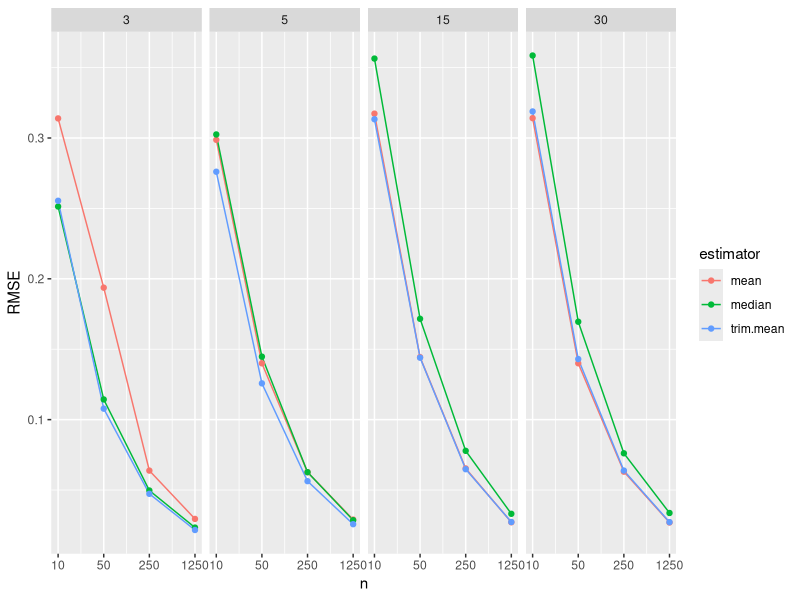
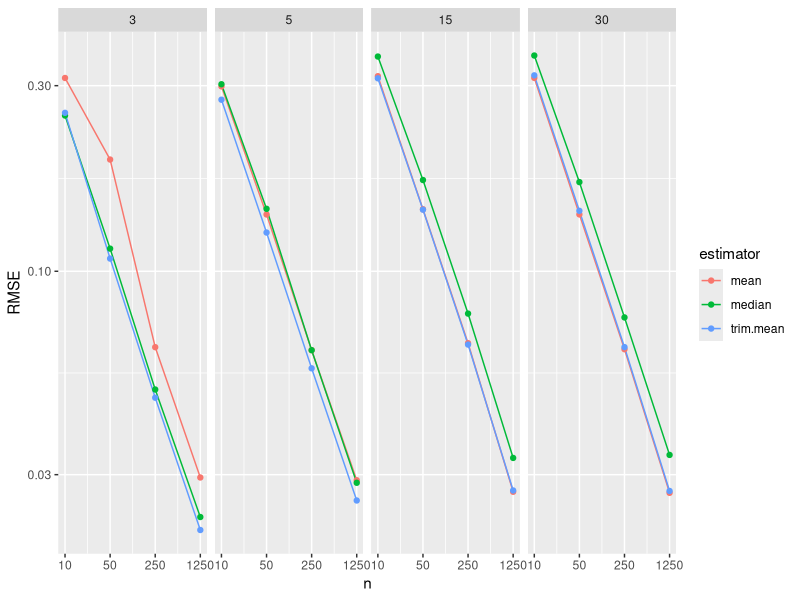
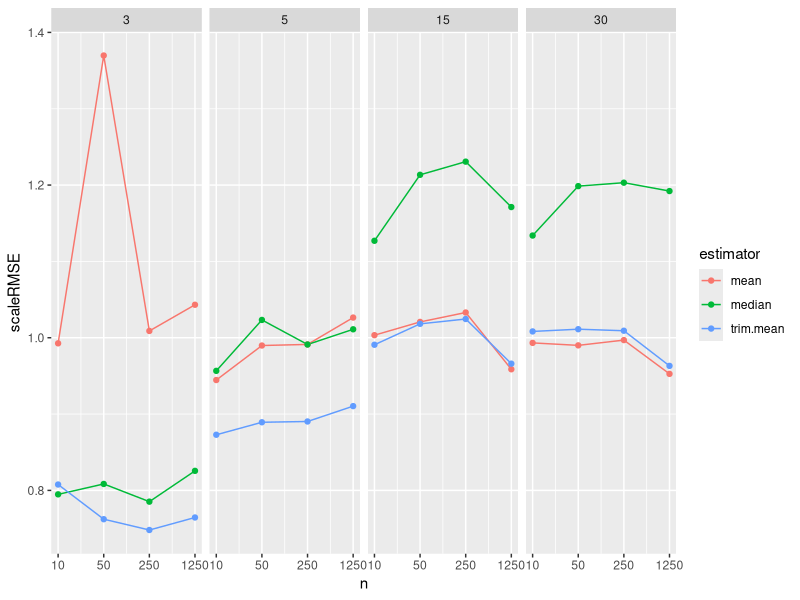
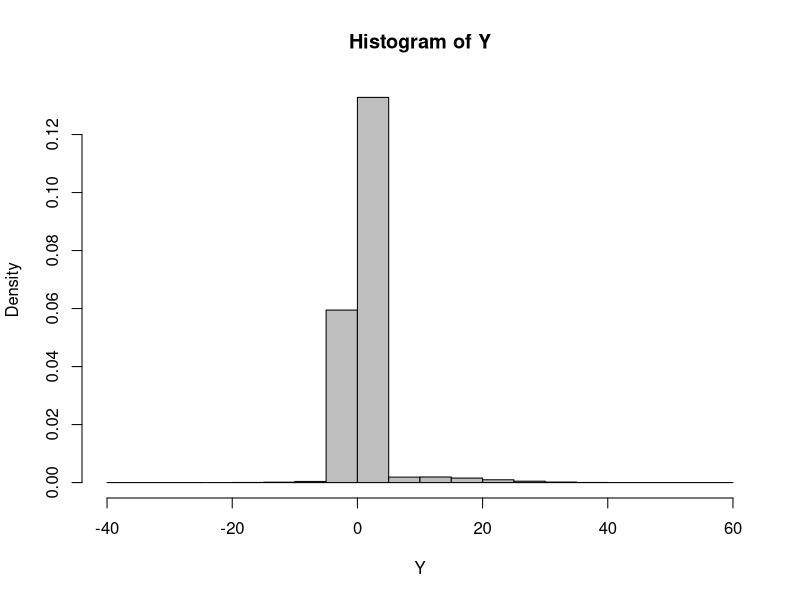
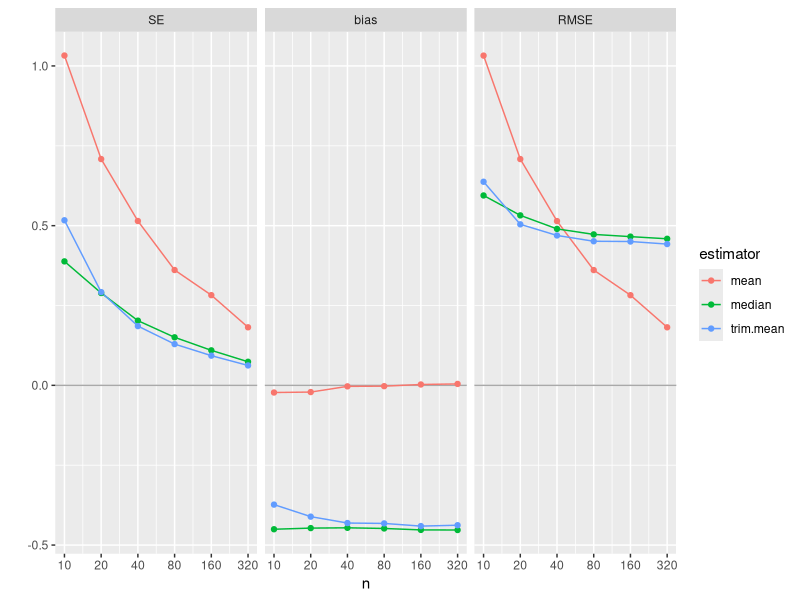

Write R code to recreate these figures, in order.
## ---- chunk 1
library( tidyverse )
rm( list = ls() )
## ---- chunk 2
gen.data = function( n, df0 ) {
    rt( n, df=df0 ) / sqrt( df0 / (df0-2) )
}
## ---- chunk 3
sd( gen.data( 100000, df0 = 3 ) )
## ---- chunk 4
mu = 0
## ---- chunk 5
analyze.data = function( data ) {
    mn = mean( data )
    md = median( data )
    mn.tr = mean( data, trim=0.1 )
    data.frame( estimator = c( "mean", "trim.mean", "median" ),
                estimate = c( mn, mn.tr, md ) )
}
## ---- chunk 6
dt = gen.data( 100, 3 )
analyze.data( dt )
## ---- chunk 7
raw.exps <- replicate( 1000, {
    dt = gen.data( n=10, df0=5 )
    analyze.data( dt )
}, simplify = FALSE )
raw.exps = bind_rows( raw.exps, .id = "runID" )
## ---- chunk 8
head( raw.exps )
## ---- chunk 9
estimator.quality = function( estimates, mu ) {
    RMSE = sqrt( mean( (estimates - mu)^2 ) )
    bias = mean( estimates - mu )
    SE = sd( estimates )
    data.frame( RMSE=RMSE, bias=bias, SE=SE )
}
## ---- chunk 10
filter( raw.exps, estimator == "mean" ) %>%
    pull( estimate ) %>%
    estimator.quality( mu = mu )
## ---- chunk 11
estimator.quality( raw.exps$estimate[ raw.exps$estimator=="mean"], mu )
## ---- chunk 12
raw.exps %>%
    group_by( estimator ) %>%
    summarise( qual = estimator.quality( estimate, mu = 0 ) ) %>%
    tidyr::unpack( cols=c(qual) )
## ---- chunk 13
run.simulation = function( n, df0 ) {
    raw.exps <- replicate( 1000, {
        dt = gen.data( n=n, df0=df0 )
        analyze.data( dt )
    }, simplify = FALSE )
    raw.exps = bind_rows( raw.exps, .id = "runID" )

    rs <- raw.exps %>%
        group_by( estimator ) %>%
        summarise( qual = estimator.quality( estimate, mu = 0 ) ) %>%
        tidyr::unpack( cols=c( qual ) )

    rs
}
## ---- chunk 14
run.simulation( 10, 5 )
## ---- chunk 15
ns = c( 10, 50, 250, 1250 )
dfs = c( 3, 5, 15, 30 )
lvls = expand_grid( n=ns, df=dfs )

# So it stores our dataframe results in our lvls data properly.
lvls = as_tibble(lvls)

results <- lvls %>% mutate( results = pmap( lvls, run.simulation ) )
## ---- chunk 16
print( results, n=4 )
## ---- chunk 17
results <- unnest( results, cols="results" )
results
## ---- chunk 18
ggplot( results, aes(x=n, y=RMSE, col=estimator) ) +
            facet_wrap( ~ df, nrow=1 ) +
            geom_line() + geom_point() +
            scale_x_log10( breaks=ns )
## ---- chunk 19
ggplot( results, aes(x=n, y=RMSE, col=estimator) ) +
    facet_wrap( ~ df, nrow=1 ) +
    geom_line() + geom_point() +
    scale_x_log10( breaks=ns ) +
    scale_y_log10()
## ---- chunk 20
results <- mutate( results, scaleRMSE = RMSE * sqrt(n) )
## ---- chunk 21
ggplot( results, aes(x=n, y=scaleRMSE, col=estimator) ) +
    facet_wrap( ~ df, nrow=1) +
    geom_line() + geom_point() +
    scale_x_log10( breaks=ns )
## ---- chunk 22
nums = rexp( 100000 )
mean( nums )
mean( nums, trim=0.1 )
median( nums )
## ---- chunk 23
gen.data.outliers = function( n, prob.outlier = 0.05 ) {
    nN = rbinom( 1, n, prob.outlier )
    nrm = rnorm( n - nN, mean=0.5, sd=1 )
    outmean = (1 - (1-prob.outlier)/2) / prob.outlier
    outs = rnorm( nN, mean=outmean, sd=10 )
    c( nrm, outs )
}
## ---- chunk 24
Y = gen.data.outliers( 10000000, prob.outlier = 0.05 )
mean( Y )
sd( Y )
## ---- chunk 25
hist( Y, breaks=30, col="grey", prob=TRUE )
## ---- chunk 26
run.simulation.exp = function( n ) {
    raw.exps <- replicate( 1000, {
        dt = gen.data.outliers( n=n )
        analyze.data( dt )
    }, simplify = FALSE )
    raw.exps = bind_rows( raw.exps, .id = "runID" )

    rs <- raw.exps %>%
        group_by( estimator ) %>%
        summarise( qual = estimator.quality( estimate, mu = 1 ) ) %>%
        tidyr::unpack( cols = c( qual ) )

    rs
}

res = run.simulation.exp( 100 )
res
## ---- chunk 27
ns = c( 10, 20, 40, 80, 160, 320 )
lvls = tibble( n=ns )
## ---- chunk 28
results <- lvls %>% 
  mutate( results = pmap( lvls, run.simulation.exp ) ) %>% 
  unnest( cols = c(results) )
head( results )
## ---- chunk 29
res2 = gather( results, RMSE, bias, SE, key="Measure",value="value" )
res2 = mutate( res2, Measure = factor( Measure, levels=c("SE","bias","RMSE" )))
## ---- chunk 30
ggplot( res2, aes(x=n, y=value, col=estimator) ) +
    facet_grid( . ~ Measure ) +
    geom_hline( yintercept=0, col="darkgrey" ) +
    geom_line() + geom_point() +
    scale_x_log10( breaks=ns ) +
    labs( y="" )
